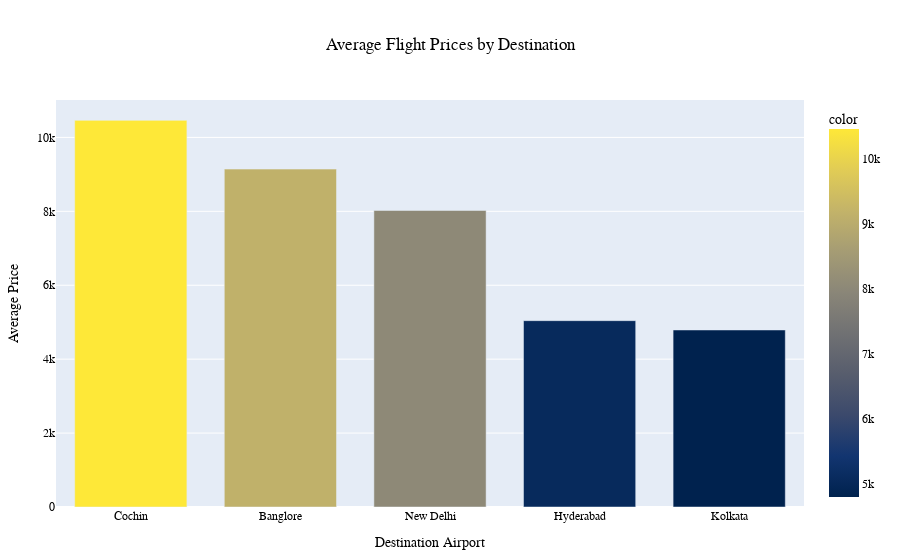

Write notebook code for a chart like this one.
### Code cell
fig = px.bar(grouped_by_destination_price, color = grouped_by_destination_price.values, color_continuous_scale = 'Cividis')

# Update layout and styling
fig.update_layout(
    title = 'Average Flight Prices by Destination',
    title_x = 0.5,  # Center the title
    xaxis_title = 'Destination Airport',
    yaxis_title = 'Average Price',
    #plot_bgcolor = 'rgba(240, 240, 240, 1)',  # Light background color
    bargap = 0.25,  # Adjust gap between bars
    font = dict(family = 'Arial', size = 12, color = 'black'),  # Font styling
    showlegend = True,   # Show legend
    margin = dict(t=100, b=50, l=50, r=50)  # Add margin to prevent overlap
)

fig.show()

### Figure 1 — Plotly figure (JSON) as saved in the notebook; plotly's stock layout.template omitted (floating-point values rounded to 4 significant figures)
{"data": [{"alignmentgroup": "True", "hovertemplate": "Destination=%{x}<br>value=%{y}<br>color=%{marker.color}<extra></extra>", "legendgroup": "", "marker": {"color": [10460.0, 9143.0, 8023.0, 5042.0, 4790.0], "coloraxis": "coloraxis", "pattern": {"shape": ""}}, "name": "", "offsetgroup": "", "orientation": "v", "showlegend": false, "textposition": "auto", "type": "bar", "x": ["Cochin", "Banglore", "New Delhi", "Hyderabad", "Kolkata"], "xaxis": "x", "y": [10460.0, 9143.0, 8023.0, 5042.0, 4790.0], "yaxis": "y"}], "layout": {"bargap": 0.25, "barmode": "relative", "coloraxis": {"colorbar": {"title": {"text": "color"}}, "colorscale": [[0, "#00224e"], [0.1111, "#123570"], [0.2222, "#3b496c"], [0.3333, "#575d6d"], [0.4444, "#707173"], [0.5556, "#8a8678"], [0.6667, "#a59c74"], [0.7778, "#c3b369"], [0.8889, "#e1cc55"], [1, "#fee838"]]}, "font": {"color": "black", "family": "Arial", "size": 12}, "legend": {"tracegroupgap": 0}, "margin": {"b": 50, "l": 50, "r": 50, "t": 100}, "showlegend": true, "title": {"text": "Average Flight Prices by Destination", "x": 0.5}, "xaxis": {"anchor": "y", "domain": [0, 1], "title": {"text": "Destination Airport"}}, "yaxis": {"anchor": "x", "domain": [0, 1], "title": {"text": "Average Price"}}}}
